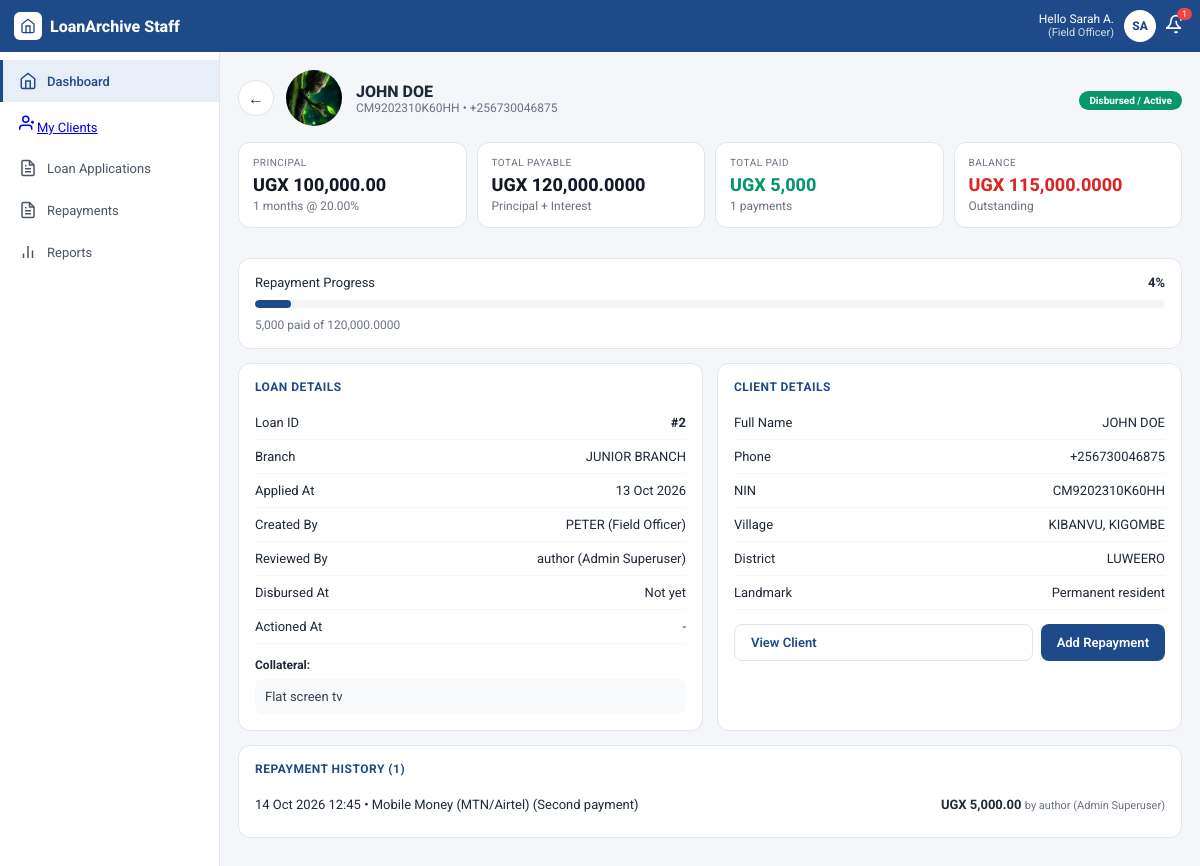
The app's page /loans/2/ (signed in) with its own data.
### users/models.py (models this page shows, shortened)
class User(AbstractUser):
    class Role(models.TextChoices):
        SUPERUSER = 'SUPERUSER', _('Admin Superuser')
        OWNER = 'OWNER', _('Company Owner')
        LOAN_APPROVAL = 'LOAN_APPROVAL', _('Loan Approval Officer')
        MANAGER = 'MANAGER', _('Manager')
        CASHIER = 'CASHIER', _('Cashier')
        FIELD_OFFICER = 'FIELD_OFFICER', _('Field Officer')
    role = models.CharField(
        max_length=20,
        choices=Role.choices,
        default=Role.FIELD_OFFICER
    )
    company = models.ForeignKey(
        Company,
        on_delete=models.SET_NULL,
        null=True,
        blank=True,
        related_name='users',
        help_text="Applicable for Company Owners and Staff members."
    )
    branch = models.ForeignKey(
        Branch,
        on_delete=models.SET_NULL,
        null=True,
        blank=True,
        related_name='staff',
        help_text="Applicable for Branch-level staff members."
    )
    def __str__(self):
        return f"{self.username} ({self.get_role_display()})"

class Branch(models.Model):
    company = models.ForeignKey(Company, on_delete=models.CASCADE, related_name='branches')
    name = models.CharField(max_length=255)
    location = models.CharField(max_length=255, blank=True)
    created_at = models.DateTimeField(auto_now_add=True)
    class Meta:
        verbose_name_plural = "Branches"

### clients/models.py (models this page shows, shortened)
class Client(models.Model):
    passport_photo = models.ImageField(
        upload_to='clients/passports/',
        validators=[validate_passport_photo],
        help_text=_("Upload a clear passport-sized photo. Max size 2MB.")
    )
    first_name = models.CharField(max_length=100)
    last_name = models.CharField(max_length=100)
    nin = models.CharField(
        max_length=14,
        unique=True,
        validators=[nin_validator],
        verbose_name=_("NIN"),
        help_text=_("Enter the 14-character National Identification Number.")
    )
    telephone_number = models.CharField(
        max_length=13,
        validators=[phone_validator],
        help_text=_("Format: +256XXXXXXXXX")
    )
    village = models.CharField(max_length=100, blank=True)
    parish = models.CharField(max_length=100, blank=True)
    sub_county = models.CharField(max_length=100, blank=True)
    district = models.CharField(max_length=100)
    landmark = models.TextField(
        blank=True,
        help_text=_("Directions, close buildings, or descriptions to help the Field Officer locate the client.")
    )
    branch = models.ForeignKey(
        Branch,
        on_delete=models.PROTECT,
        related_name='clients',
        help_text=_("The home branch where this client's profile and loans are handled.")
    )
    assigned_field_officer = models.ForeignKey(
        settings.AUTH_USER_MODEL,
        on_delete=models.SET_NULL,
        null=True,
        blank=True,
        related_name='assigned_clients',
        limit_choices_to={'role': 'FIELD_OFFICER'},
        help_text=_("The field officer responsible for evaluating and collecting from this client.")
    )
    created_at = models.DateTimeField(auto_now_add=True)
    updated_at = models.DateTimeField(auto_now=True)
    class Meta:
        ordering = ['-created_at']
        verbose_name = "Client"
        verbose_name_plural = "Clients"
    @property
    def full_name(self):
        return f"{self.first_name} {self.last_name}"

### loans/models.py (models this page shows, shortened)
class Loan(models.Model):
    class Status(models.TextChoices):
        PENDING = 'PENDING', _('Pending Evaluation')
        APPROVED = 'APPROVED', _('Approved')
        REJECTED = 'REJECTED', _('Rejected')
        DISBURSED = 'DISBURSED', _('Disbursed / Active')
        FULLY_PAID = 'FULLY_PAID', _('Fully Paid')
        DEFAULTED = 'DEFAULTED', _('Defaulted')
    client = models.ForeignKey(
        'clients.Client',
        on_delete=models.PROTECT,
        related_name='loans'
    )
    branch = models.ForeignKey(
        'users.Branch',
        on_delete=models.PROTECT,
        related_name='loans'
    )
    principal_amount = models.DecimalField(
        max_digits=12,
        decimal_places=2,
        validators=[MinValueValidator(Decimal('1000.00'))],
        help_text=_("The core amount requested or given (UGX).")
    )
    interest_rate = models.DecimalField(
        max_digits=5,
        decimal_places=2,
        help_text=_("Flat interest percentage per period (e.g., 10.00 for 10%).")
    )
    duration_months = models.PositiveIntegerField(
        default=1,
        help_text=_("The repayment window in months.")
    )
    collateral_details = models.TextField(
        help_text=_("Detailed description of assets pinned down as security (e.g., Logbook, Land agreement).")
    )
    status = models.CharField(
        max_length=20,
        choices=Status.choices,
        default=Status.PENDING
    )
    created_by_officer = models.ForeignKey(
    settings.AUTH_USER_MODEL,
    on_delete=models.SET_NULL,
    null=True,
    related_name='created_loans',
    help_text=_("The field officer who took the application.")
)
    reviewed_by = models.ForeignKey(
        settings.AUTH_USER_MODEL,
        on_delete=models.SET_NULL,
        null=True,
        blank=True,
        related_name='reviewed_loans',
        limit_choices_to={'role__in': ['LOAN_APPROVAL', 'MANAGER', 'SUPERUSER']},
        help_text=_("The authorized staff member who evaluated or approved this loan.")
    )
    applied_at = models.DateTimeField(auto_now_add=True)
    actioned_at = models.DateTimeField(null=True, blank=True, help_text=_("When it was approved or rejected."))
    disbursed_at = models.DateTimeField(null=True, blank=True)
    class Meta:
        ordering = ['-applied_at']
        verbose_name = "Loan Application"
        verbose_name_plural = "Loan Applications"
    @property
    def total_payable(self):
        interest_amount = (self.principal_amount * (self.interest_rate / Decimal('100'))) * self.duration_months
        return self.principal_amount + interest_amount
    @property
    def total_repayments_made(self):
        total = self.repayments.aggregate(models.Sum('amount_paid'))['amount_paid__sum']
        return total or Decimal('0.00')
    @property
    def outstanding_balance(self):
        balance = self.total_payable - self.total_repayments_made
        return max(balance, Decimal('0.00'))

class Repayment(models.Model):
    class ModeOfPayment(models.TextChoices):
        CASH = 'CASH', _('Cash')
        MOBILE_MONEY = 'MOBILE_MONEY', _('Mobile Money (MTN/Airtel)')
        BANK_TRANSFER = 'BANK_TRANSFER', _('Bank Transfer')
    loan = models.ForeignKey(
        'loans.Loan',
        on_delete=models.PROTECT,
        related_name='repayments'
    )
    amount_paid = models.DecimalField(
        max_digits=12,
        decimal_places=2,
        validators=[MinValueValidator(Decimal('500.00'))],
        help_text=_("The payment amount collected (UGX).")
    )
    payment_mode = models.CharField(
        max_length=20,
        choices=ModeOfPayment.choices,
        default=ModeOfPayment.CASH
    )
    transaction_reference = models.CharField(
        max_length=100,
        blank=True,
        help_text=_("Enter Mobile Money Transaction ID or Bank Slip number if applicable.")
    )
    collected_by = models.ForeignKey(
        settings.AUTH_USER_MODEL,
        on_delete=models.SET_NULL,
        null=True,
        related_name='collections',
        help_text=_("The staff member (Cashier or Field Officer) who processed the payment.")
    )
    collected_at = models.DateTimeField(
        default=timezone.now,
        help_text=_("The exact date and time the payment was made.")
    )
    class Meta:
        ordering = ['-collected_at']
        verbose_name = "Repayment Record"
        verbose_name_plural = "Repayment Records"

### loans/views.py (the view, shortened to what this page needs)
# urls.py: path('<int:pk>/', views.loan_detail, name='loan_detail'),
@login_required
def loan_detail(request, pk):
    loan = get_object_or_404(
        Loan.objects.select_related('client', 'branch', 'created_by_officer', 'reviewed_by'),
        pk=pk
    )
    repayments = loan.repayments.select_related('collected_by').order_by('-collected_at')
    total_paid = loan.total_repayments_made
    balance = loan.outstanding_balance
    total_due = loan.total_payable
    progress = 0
    if total_due > 0:
        progress = int((total_paid / total_due) * 100)
        if progress > 100:
            progress = 100
    context = {
        'loan': loan,
        'client': loan.client,
        'repayments': repayments,
        'total_paid': total_paid,
        'balance': balance,
        'total_due': total_due,
        'progress': progress,
    }
    return render(request, 'loans/loan_detail.html', context)

### templates/loans/loan_detail.html (shortened to what this page needs)
{% extends "base.html" %}
{% load humanize %}
{% block content %}
<div class="top-bar">
  <div class="back" onclick="history.back()">←</div>
  <div class="head">
    {% if client.passport_photo %}<img src="{{ client.passport_photo.url }}" class="ava">
    {% else %}<div class="ava-ph">{{ client.first_name|first }}{{ client.last_name|first }}</div>{% endif %}
    <div>
      <div style="font-weight:800;font-size:16px">{{ client.full_name }}</div>
      <div style="font-size:12px;color:#6b7280">{{ client.nin }} • {{ client.telephone_number }}</div>
    </div>
  </div>
  <div style="margin-left:auto"><span class="badge badge-{{ loan.status }}">{{ loan.get_status_display }}</span></div>
</div>
<div class="grid4">
  <div class="card"><div class="label">Principal</div><div class="value">UGX {{ loan.principal_amount|intcomma }}</div><div class="sub">{{ loan.duration_months }} months @ {{ loan.interest_rate }}%</div></div>
  <div class="card"><div class="label">Total Payable</div><div class="value">UGX {{ total_due|intcomma }}</div><div class="sub">Principal + Interest</div></div>
  <div class="card"><div class="label">Total Paid</div><div class="value" style="color:#059669">UGX {{ total_paid|intcomma }}</div><div class="sub">{{ repayments.count }} payments</div></div>
  <div class="card"><div class="label">Balance</div><div class="value" style="color:{% if balance == 0 %}#059669{% else %}#dc2626{% endif %}">UGX {{ balance|intcomma }}</div><div class="sub">Outstanding</div></div>
</div>
<div class="prog-wrap">
  <div style="display:flex;justify-content:space-between;font-size:13px"><span>Repayment Progress</span><b>{{ progress }}%</b></div>
  <div class="bar"><div class="fill" style="width:{{ progress }}%"></div></div>
  <div style="font-size:12px;color:#6b7280">{{ total_paid|intcomma }} paid of {{ total_due|intcomma }}</div>
</div>
<div class="grid2">
  <div class="info">
    <h4>Loan Details</h4>
    <div class="row"><span>Loan ID</span><b>#{{ loan.id }}</b></div>
    <div class="row"><span>Branch</span><span>{{ loan.branch.name }}</span></div>
    <div class="row"><span>Applied At</span><span>{{ loan.applied_at|date:"d M Y" }}</span></div>
    <div class="row"><span>Created By</span><span>{{ loan.created_by_officer|default:"-" }}</span></div>
    <div class="row"><span>Reviewed By</span><span>{{ loan.reviewed_by|default:"-" }}</span></div>
    <div class="row"><span>Disbursed At</span><span>{{ loan.disbursed_at|date:"d M Y"|default:"Not yet" }}</span></div>
    <div class="row"><span>Actioned At</span><span>{{ loan.actioned_at|date:"d M Y H:i"|default:"-" }}</span></div>
    <div style="margin-top:10px"><b style="font-size:12px">Collateral:</b><p style="font-size:13px;color:#374151;margin-top:6px;background:#f9fafb;padding:10px;border-radius:8px">{{ loan.collateral_details }}</p></div>
  </div>
  <div class="info">
    <h4>Client Details</h4>
    <div class="row"><span>Full Name</span><span>{{ client.full_name }}</span></div>
    <div class="row"><span>Phone</span><span>{{ client.telephone_number }}</span></div>
    <div class="row"><span>NIN</span><span>{{ client.nin }}</span></div>
    <div class="row"><span>Village</span><span>{{ client.village }}, {{ client.parish }}</span></div>
    <div class="row"><span>District</span><span>{{ client.district }}</span></div>
    <div class="row"><span>Landmark</span><span>{{ client.landmark|default:"-"|truncatechars:40 }}</span></div>
    <div style="margin-top:14px;display:flex;gap:8px">
      <a href="{% url 'clients:detail' client.pk %}" class="btn btn-outline" style="flex:1;text-align:center;text-decoration:none">View Client</a>
      {% if loan.status == 'DISBURSED' %}<button onclick="openModal()" class="btn btn-blue">Add Repayment</button>{% endif %}
    </div>
  </div>
</div>
<div class="info">
  <h4>Repayment History ({{ repayments.count }})</h4>
  {% for r in repayments %}
  <div class="row"><span>{{ r.collected_at|date:"d M Y H:i" }} • {{ r.get_payment_mode_display }} {% if r.transaction_reference %}({{ r.transaction_reference }}){% endif %}</span><span><b>UGX {{ r.amount_paid|intcomma }}</b> <span style="font-size:11px;color:#6b7280">by {{ r.collected_by|default:"-" }}</span></span></div>
  {% empty %}
  <div style="text-align:center;padding:20px;color:#6b7280;font-size:13px">No repayments yet. Loan must be DISBURSED to collect.</div>
  {% endfor %}
</div>
{% endblock %}

### templates/base.html (shortened to what this page needs)
<!DOCTYPE html>
<html lang="en">
<head>
<link rel="stylesheet" href="https://cloudflare.com">
</head>
<body>
<div style="background:#1e4a8a;color:white;padding:10px 14px;display:flex;justify-content:space-between;align-items:center;position:sticky;top:0;z-index:50">
  <div style="display:flex;align-items:center;gap:8px;font-weight:800">
    <div style="width:28px;height:28px;background:white;border-radius:6px;display:grid;place-items:center">
      <svg width="16" height="16" viewBox="0 0 24 24" fill="none" stroke="#1e4a8a" stroke-width="2" stroke-linecap="round"><path d="M3 9l9-7 9 7v11a2 2 0 0 1-2 2H5a2 2 0 0 1-2-2z"/><polyline points="9 22 9 12 15 12 15 22"/></svg>
    </div>
    LoanArchive Staff
  </div>
  <div style="display:flex;align-items:center;gap:10px;position:relative">
    <div style="text-align:right;line-height:1.1">
      <div style="font-size:12px">Hello {{ request.user.first_name|default:"Sarah A." }}</div>
      <div style="font-size:11px;opacity:.8">({{ request.user.groups.first.name|default:"Field Officer" }})</div>
    </div>
    <div id="profileBtn" onclick="toggleProfile()" style="width:32px;height:32px;background:white;color:#1e4a8a;border-radius:50%;display:grid;place-items:center;font-weight:800;font-size:12px;cursor:pointer">
      SA
    </div>
    <div style="position:relative">
      <svg width="20" height="20" viewBox="0 0 24 24" fill="none" stroke="white" stroke-width="2"><path d="M18 8A6 6 0 0 0 6 8c0 7-6 9-6 9h18s-6-2-6-9"/><path d="M13.73 21a2 2 0 0 1-3.46 0"/></svg>
      <span style="position:absolute;top:-6px;right:-6px;background:#ef4444;color:white;font-size:9px;padding:1px 5px;border-radius:10px">1</span>
    </div>
  </div>
</div>
<div class="layout">
  <div class="sidebar">
    <div class="side-link active">
      <svg class="icon" viewBox="0 0 24 24" fill="none" stroke="currentColor" stroke-width="2"><path d="M3 9l9-7 9 7v11a2 2 0 0 1-2 2H5a2 2 0 0 1-2-2z"/><polyline points="9 22 9 12 15 12 15 22"/></svg>
      Dashboard
    </div>
    <div class="side-link">
      <a href="{% url 'clients:list' %}" class="b-item {% if 'clients' in request.path %}active{% endif %}">
    <svg class="icon" viewBox="0 0 24 24" fill="none" stroke="currentColor" stroke-width="2"><path d="M17 21v-2a4 4 0 0 0-4-4H5a4 4 0 0 0-4 4v2"/><circle cx="9" cy="7" r="4"/><path d="M16 11h4"/><path d="M18 9v4"/></svg>My Clients
  </a>
    </div>
    <div class="side-link">
      <svg class="icon" viewBox="0 0 24 24" fill="none" stroke="currentColor" stroke-width="2"><path d="M14 2H6a2 2 0 0 0-2 2v16a2 2 0 0 0 2 2h12a2 2 0 0 0 2-2V8z"/><polyline points="14 2 14 8 20 8"/><line x1="16" y1="13" x2="8" y2="13"/><line x1="16" y1="17" x2="8" y2="17"/><polyline points="10 9 9 9 8 9"/></svg>
      Loan Applications
    </div>
    <div class="side-link">
      <svg class="icon" viewBox="0 0 24 24" fill="none" stroke="currentColor" stroke-width="2"><path d="M14 2H6a2 2 0 0 0-2 2v16a2 2 0 0 0 2 2h12a2 2 0 0 0 2-2V8z"/><polyline points="14 2 14 8 20 8"/><line x1="16" y1="13" x2="8" y2="13"/><line x1="16" y1="17" x2="8" y2="17"/><line x1="10" y1="9" x2="8" y2="9"/></svg>
      Repayments
    </div>
    <div class="side-link">
      <svg class="icon" viewBox="0 0 24 24" fill="none" stroke="currentColor" stroke-width="2"><line x1="18" y1="20" x2="18" y2="10"/><line x1="12" y1="20" x2="12" y2="4"/><line x1="6" y1="20" x2="6" y2="14"/></svg>
      Reports
    </div>
  </div>
  <div class="main">
    {% block content %}
    {% endblock content %}
</body>
</html>

### records on screen
User: user.first_name "Sarah A.", user.groups.first.name "Field Officer"
Client: passport_photo (picture), full_name "JOHN DOE", nin "CM9202310K60HH", telephone_number "+256730046875", village "KIBANVU", parish "KIGOMBE", district "LUWEERO", landmark "Permanent resident"
Loan: status "Disbursed / Active", principal_amount "100,000.00", duration_months "1", interest_rate "20.00", id "2", branch.name "JUNIOR BRANCH", applied_at "13 Oct 2026", created_by_officer "PETER (Field Officer)", reviewed_by "author (Admin Superuser)", disbursed_at "Not yet", actioned_at "-", collateral_details "Flat screen tv"
Repayment: collected_at "14 Oct 2026 12:45", payment_mode "Mobile Money (MTN/Airtel)", transaction_reference "Second payment", amount_paid "5,000.00", collected_by "author (Admin Superuser)"

### other values on screen
{{ total_due|intcomma }} "120,000.0000"
{{ total_paid|intcomma }} "5,000"
{{ repayments.count }} "1"
{{ balance|intcomma }} "115,000.0000"
{{ progress }} "4"
